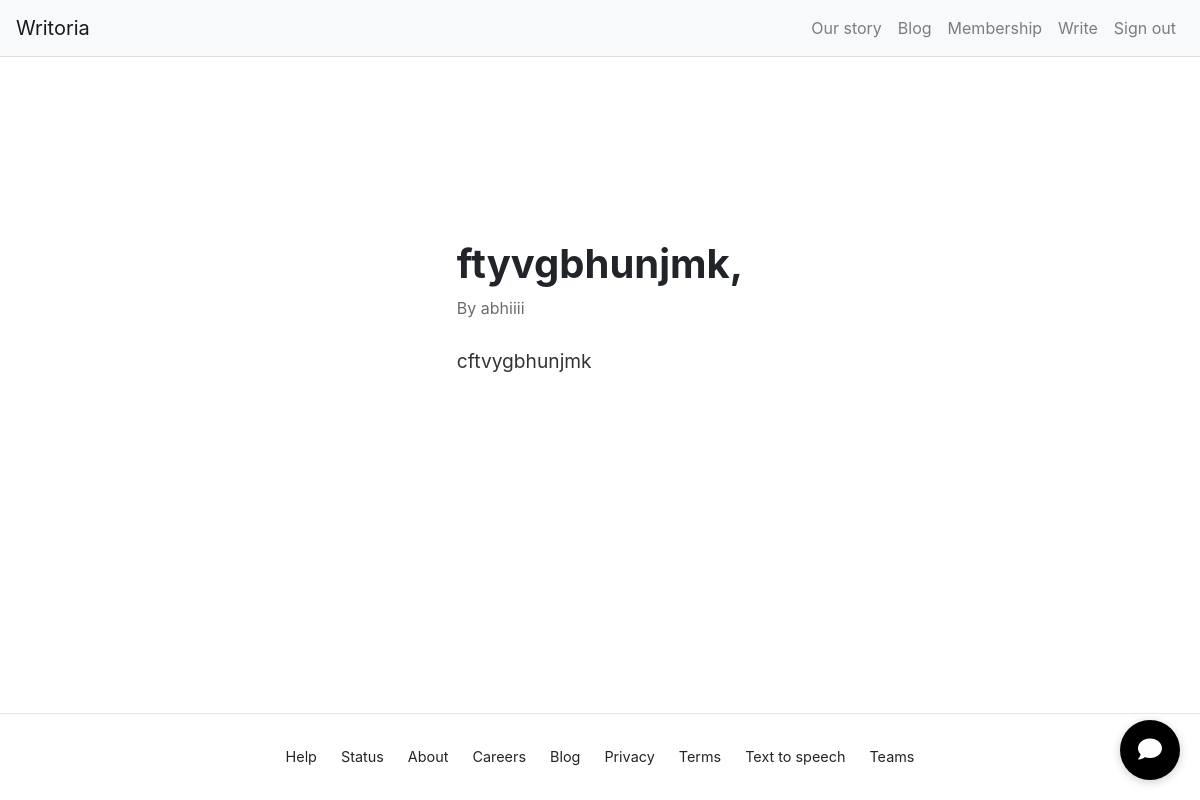
The app's page /blog/3 (signed in) with its own data.
### app.py (models this page shows)
class Post(db.Model):
    id = db.Column(db.Integer, primary_key=True)
    title = db.Column(db.String(200), nullable=False)
    content = db.Column(db.Text, nullable=False)
    user_id = db.Column(db.Integer, db.ForeignKey('user.id'), nullable=False)

class User(UserMixin, db.Model):
    id = db.Column(db.Integer, primary_key=True)
    username = db.Column(db.String(80), unique=True, nullable=False)
    email = db.Column(db.String(120), unique=True, nullable=False)
    password = db.Column(db.String(120), nullable=False)
    posts = db.relationship('Post', backref='author', lazy=True)

### app.py (the view)
@app.route('/blog/<int:post_id>')
@login_required
def blog_detail(post_id):
    post = Post.query.get(post_id)
    if not post:
        return "Error: Post not found", 404  # Debugging Message
    return render_template('blog_detail.html', post=post)

### app.py (called while the page is built)
@login_manager.user_loader
def load_user(user_id):
    return User.query.get(int(user_id))

### templates/blog_detail.html (shortened to what this page needs)
{% extends "base.html" %}
{% block content %}
<div class="blog-detail-container">
    <div class="blog-header">
        <h1>{{ post.title }}</h1>
    </div>
    <p class="author-info">By {{ post.author.username }}</p>
    <div class="blog-content">
        <p>{{ post.content }}</p>
    </div>
</div>
{% endblock %}

### static/css/style.css (style rules this page uses)
:root { --primary-color: #000; --secondary-color: #1a8917; --background-color: #fff; --text-color: #242424; }
* { margin: 0; padding: 0; box-sizing: border-box; }
body { font-family: -apple-system, BlinkMacSystemFont, "Segoe UI", Roboto, Oxygen, Ubuntu, Cantarell, "Open Sans", "Helvetica Neue", sans-serif; line-height: 1.6; color: var(--text-color); min-height: 100vh; display: flex; flex-direction: column; }

### templates/blog_detail.html (style rules this page uses)
.blog-detail-container { max-width: 800px; margin: auto; padding: 3rem; }
.blog-header { position: relative; display: flex; align-items: center; justify-content: space-between; gap: 10px; }
.blog-header h1 { font-size: 2.5rem; font-weight: bold; margin-bottom: 0.5rem; flex-grow: 1; }
.author-info { color: #6b6b6b; font-size: 1rem; margin-bottom: 1.5rem; }
.blog-content { font-size: 1.2rem; line-height: 1.8; color: #333; }

### records on screen
Post: title "ftyvgbhunjmk,", content "cftvygbhunjmk"
User: author.username "abhiiii"
